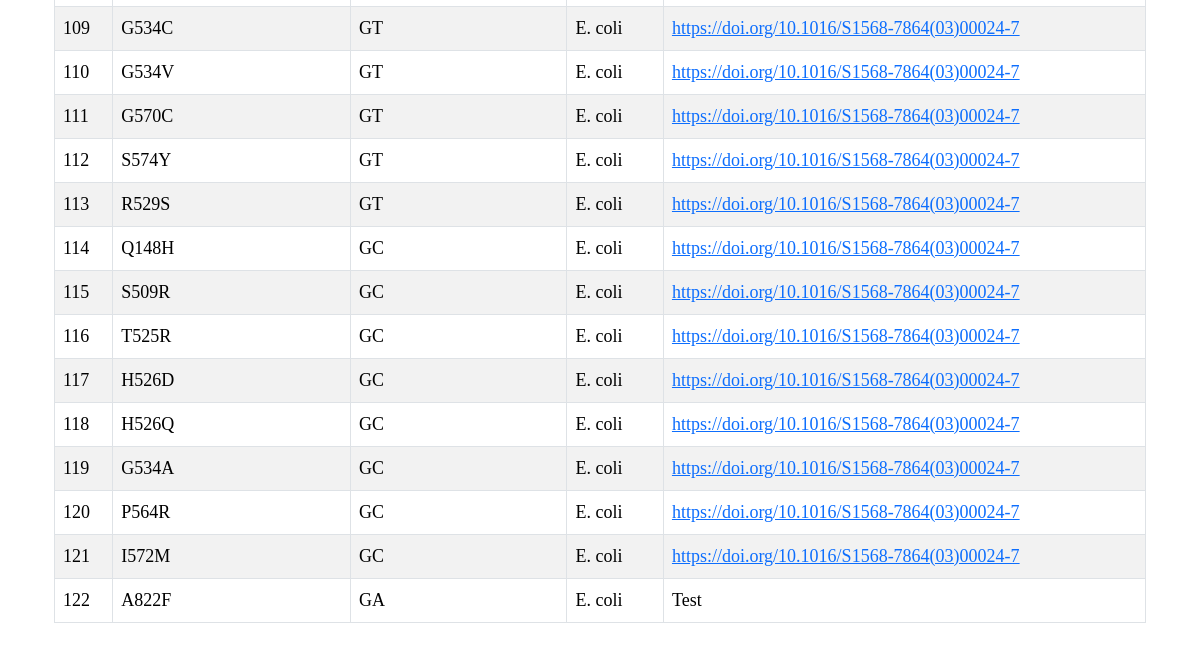
The page /index (lower part) on the database as committed earlier.
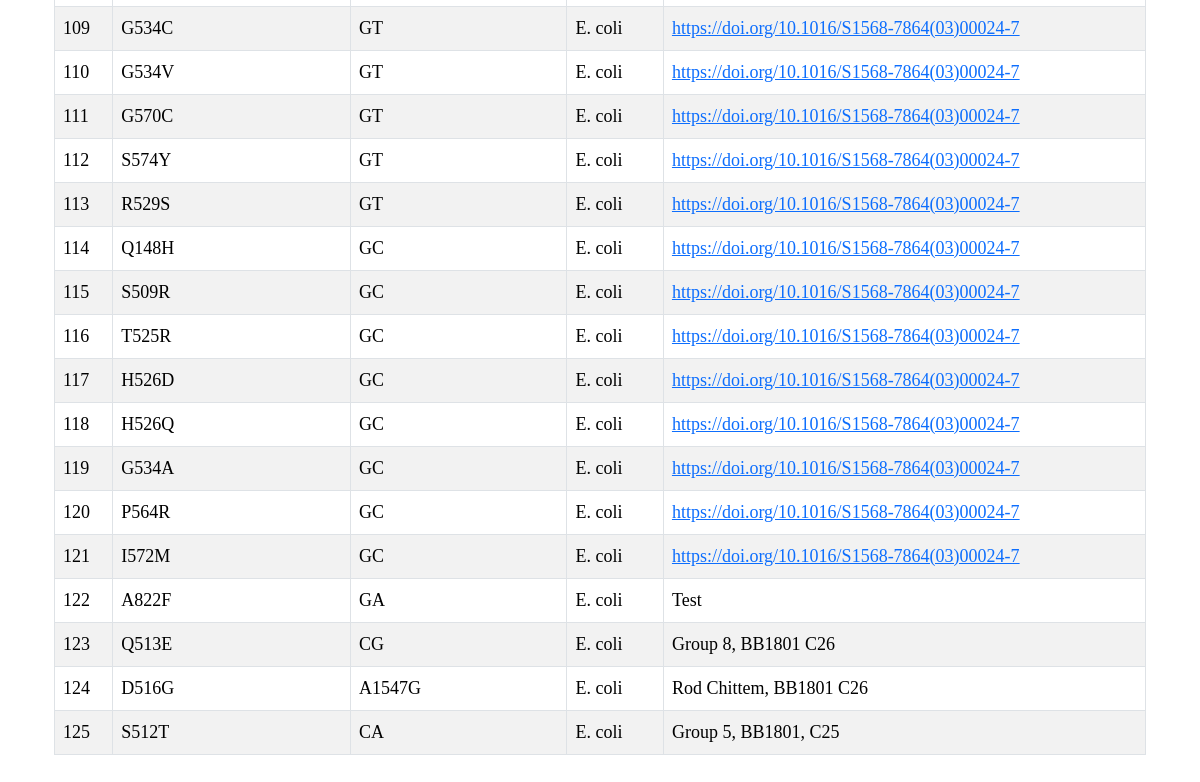
The same page on the database as committed later.
### app/main/models.py (models this page shows, shortened)
class Mutation(db.Model):
    id : sqlo.Mapped[int] = sqlo.mapped_column(primary_key=True)
    aa_mut : sqlo.Mapped[str] = sqlo.mapped_column(sqla.String(20))
    source : sqlo.Mapped[str] = sqlo.mapped_column(sqla.String(500))
    bp_mut : sqlo.Mapped[str] = sqlo.mapped_column(sqla.String(20))
    species : sqlo.Mapped[str] = sqlo.mapped_column(sqla.String(20))

### app/main/routes.py (the view)
@main.route("/", methods=["GET"])
@main.route('/index', methods=['GET'])
def index():
    mutations = db.session.scalars(sqla.select(Mutation)).all()
    return render_template("index.html", mutations = mutations)

### rpobApp.py (called while the page is built)
@app.before_request
def initDB(*args, **kwargs):
    if app._got_first_request:
        db.create_all()

### app/main/templates/index.html (shortened to what this page needs)
{% extends "base.html" %}
{% import "bootstrap_wtf.html" as wtf %}
{% block content %}
<div class="container py-5">
  <div class="row mt-5">
    <div class="col-12">
      <div class="table-responsive">
        <table class="table table-striped table-bordered table-hover">
          <tbody>
            {% for m in mutations %}
            <tr>
              <td>{{ m.id }}</td>
              <td>{{ m.aa_mut }}</td>
              <td>{{ m.bp_mut }}</td>
              <td>{{ m.species }}</td>
              <td>
                {% if m.source.startswith('http') %}
                <a href="{{ m.source }}" target="_blank">
                    {{ m.source }}
                </a>
                {% else %}
                {{ m.source }}
                {% endif %}
              </td>
            </tr>
            {% endfor %}
          </tbody>
        </table>
      </div>
    </div>
  </div>
</div>
{% endblock %}

### app/main/templates/base.html (shortened to what this page needs)
<!doctype html>
<html lang="en">
  <head>
    <link
        href="https://cdn.jsdelivr.net/npm/bootstrap@5.3.2/dist/css/bootstrap.min.css"
        rel="stylesheet"
>
    <link rel="stylesheet" href="{{ url_for('static', filename='css/main.css') }}">
  </head>
  <body>
    <div class="container mt-3">
      {% block content %}{% endblock %}
    </div>
</body>
</html>

### app/static/css/main.css (style rules this page uses)
body { margin: 0; padding: 1em; font-family: Tahoma; font-size : 18px; }

Rows that differ between the two databases and show on the page:
added Mutation: id "123", aa_mut "Q513E", bp_mut "CG", species "E. coli", source "Group 8, BB1801 C26"
added Mutation: id "124", aa_mut "D516G", bp_mut "A1547G", species "E. coli", source "Rod Chittem, BB1801 C26"
added Mutation: id "125", aa_mut "S512T", bp_mut "CA", species "E. coli", source "Group 5, BB1801, C25"
